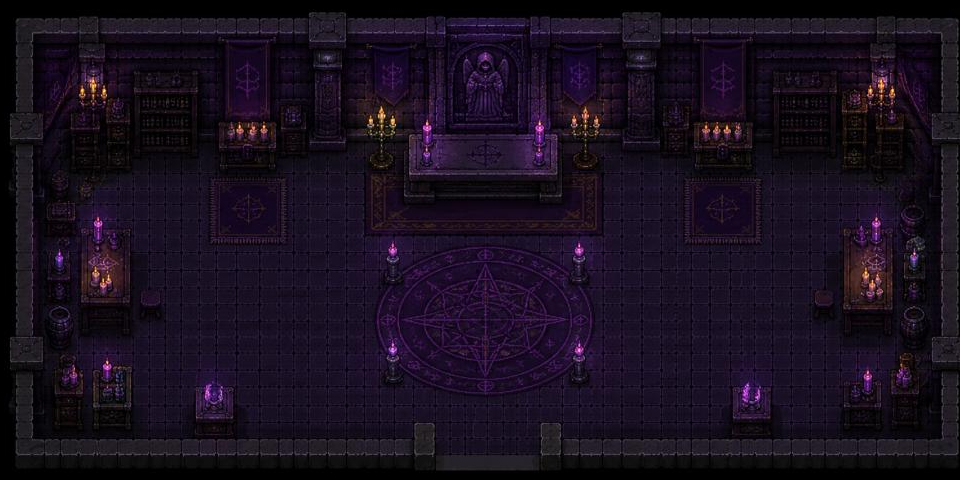

Rendered tile map (Tiled .tmx) drawn with the repository's tilesets; below, a short description and the full map source, tile grids included:
An orthogonal 30x15 tile map with 32x32 px tiles, 1 tile layer (wall), 2 hidden layers not drawn, 2 tilesets, 1 image layer and 4 objects (2x spawn, exit).

<map version="1.10" tiledversion="1.12.1" orientation="orthogonal" renderorder="right-down" width="30" height="15" tilewidth="32" tileheight="32" infinite="0" nextlayerid="11" nextobjectid="14">
 <tileset firstgid="1" source="../tilesets/tiny-dungeon.tsx" />
 <tileset firstgid="133" source="../tilesets/realm-tiles.tsx" />
 <layer id="8" name="ground" width="30" height="15" visible="0">
  <data encoding="csv">
134,134,134,134,134,134,134,134,134,134,134,138,138,138,138,138,138,138,134,134,134,134,134,134,134,134,134,134,134,134,
134,134,134,134,134,134,134,134,134,134,134,138,138,136,133,136,138,138,134,134,134,134,134,134,134,134,134,134,134,134,
134,134,134,134,134,134,134,134,134,134,134,138,138,136,133,136,138,138,134,134,134,134,134,134,134,134,134,134,134,134,
134,134,134,134,134,134,134,134,134,134,134,138,138,136,136,136,138,138,134,134,134,134,134,134,134,134,134,134,134,134,
134,134,134,134,134,134,134,134,134,134,134,138,138,138,138,138,138,138,134,134,134,134,134,134,134,134,134,134,134,134,
134,134,134,134,134,134,134,134,134,134,134,134,138,138,138,138,138,134,134,134,134,134,134,134,134,134,134,134,134,134,
134,134,134,134,137,137,134,134,134,134,134,134,134,134,134,134,134,134,134,134,137,137,134,134,134,134,134,134,134,134,
134,134,134,134,137,137,134,134,134,134,134,134,134,134,134,134,134,134,134,134,137,137,134,134,134,134,134,134,134,134,
134,134,134,134,135,135,137,137,134,134,134,134,134,134,134,134,134,134,137,137,135,135,134,134,134,134,134,134,134,134,
134,134,134,134,135,135,137,137,134,134,134,134,134,134,134,134,134,134,137,137,135,135,134,134,134,134,134,134,134,134,
134,134,134,134,134,137,137,134,134,134,134,134,134,134,134,134,134,134,134,137,137,134,134,134,134,134,134,134,134,134,
134,134,134,134,134,137,137,134,134,134,134,134,134,134,134,134,134,134,134,137,137,134,134,134,134,134,134,134,134,134,
134,134,134,134,134,137,137,134,134,134,134,134,134,134,134,134,134,134,134,137,137,134,134,134,134,134,134,134,134,134,
134,134,134,134,134,134,134,134,134,134,134,134,134,134,134,134,134,134,134,134,134,134,134,134,134,134,134,134,134,134,
134,134,134,134,134,134,134,134,134,134,134,134,134,134,134,134,134,134,134,134,134,134,134,134,134,134,134,134,134,134
</data>
 </layer>
 <layer id="5" name="decor" width="30" height="15" visible="0">
  <data encoding="csv">
0,0,0,0,0,0,0,0,0,0,0,0,0,0,0,0,0,0,0,0,0,0,0,0,0,0,0,0,0,0,
0,0,0,0,0,0,0,0,0,0,0,0,0,0,0,0,0,0,0,0,0,0,0,0,0,0,0,0,0,0,
0,0,0,0,0,0,0,0,0,0,0,0,0,0,0,0,0,0,0,0,0,0,0,0,0,0,0,0,0,0,
0,0,0,0,0,0,0,0,0,0,0,0,0,0,0,0,0,0,0,0,0,0,0,0,0,0,0,0,0,0,
0,0,0,0,0,0,0,0,0,0,0,0,0,0,0,0,0,0,0,0,0,0,0,0,0,0,0,0,0,0,
0,0,0,0,0,0,0,0,0,0,0,0,0,0,0,0,0,0,0,0,0,0,0,0,0,0,0,0,0,0,
0,0,0,0,0,0,0,0,0,0,0,0,0,0,0,0,0,0,0,0,0,0,0,0,0,0,0,0,0,0,
0,0,0,0,0,0,0,0,0,0,0,0,0,0,0,85,0,0,0,0,0,0,0,0,0,0,0,0,0,0,
0,0,0,0,0,0,0,0,0,0,0,0,0,0,0,0,0,0,0,0,0,0,0,0,0,0,0,0,0,0,
0,0,0,0,0,0,0,0,0,0,0,0,0,0,0,0,0,0,0,0,0,0,0,0,0,0,0,0,0,0,
0,0,0,0,0,0,0,0,0,0,0,0,0,0,0,0,0,0,0,0,0,0,0,0,0,0,0,0,0,0,
0,0,0,0,0,0,0,0,0,0,0,0,0,0,0,0,0,0,0,0,0,0,0,0,0,0,0,0,0,0,
0,0,0,0,0,0,0,0,0,0,0,0,0,0,0,0,0,0,0,0,0,0,0,0,0,0,0,0,0,0,
0,0,0,0,0,0,0,0,0,0,0,0,0,0,0,0,0,0,0,0,0,0,0,0,0,0,0,0,0,0,
0,0,0,0,0,0,0,0,0,0,0,0,0,0,0,0,0,0,0,0,0,0,0,0,0,0,0,0,0,0
</data>
 </layer>
 <layer id="4" name="wall" width="30" height="15">
  <data encoding="csv">
1,1,1,1,1,1,1,1,1,1,1,1,1,1,1,1,1,1,1,1,1,1,1,1,1,1,1,1,1,1,
1,1,1,1,1,1,1,1,1,1,1,1,1,1,1,1,1,1,1,1,1,1,1,1,1,1,1,1,1,1,
1,1,1,1,1,1,1,1,1,1,1,1,1,1,1,1,1,1,1,1,1,1,1,1,1,1,1,1,1,1,
1,1,1,1,1,1,1,1,1,0,0,0,0,0,0,0,0,0,0,0,1,1,1,1,1,1,1,1,1,1,
1,1,1,1,1,1,1,1,1,0,0,0,0,1,1,1,1,0,0,0,0,0,0,0,0,0,0,0,0,1,
1,0,0,0,0,0,0,0,0,0,0,0,0,1,1,1,1,0,0,0,0,0,0,0,0,0,0,0,0,1,
1,0,0,0,0,0,0,0,0,0,0,0,0,0,0,0,0,0,0,0,0,0,0,0,0,0,0,0,0,1,
1,0,1,1,0,0,0,0,0,0,0,0,0,0,0,0,0,0,0,0,0,0,0,0,0,0,1,1,0,1,
1,0,1,1,0,0,0,0,0,0,0,0,0,0,0,0,0,0,0,0,0,0,0,0,0,0,1,1,0,1,
1,0,1,1,0,0,0,0,0,0,0,0,0,0,0,0,0,0,0,0,0,0,0,0,0,0,1,1,0,1,
1,0,0,0,0,0,0,0,0,0,0,0,0,0,0,0,0,0,0,0,0,0,0,0,0,0,0,0,0,1,
1,0,0,0,0,0,0,0,0,0,0,0,0,0,0,0,0,0,0,0,0,0,0,0,0,0,0,0,0,1,
1,0,1,1,0,0,1,0,0,0,0,0,0,0,0,0,0,0,0,0,0,0,0,1,0,0,1,1,1,1,
1,0,0,0,0,0,0,0,0,0,0,0,0,0,0,0,0,0,0,0,0,0,0,0,0,0,1,1,1,1,
1,1,1,1,1,1,1,1,1,1,1,1,1,0,0,0,0,1,1,1,1,1,1,1,1,1,1,1,1,1
</data>
 </layer>
 <imagelayer id="10" name="view" offsetx="-12" offsety="-7.33333">
  <image source="../map_bg/hiddenshrine.jpg" width="1000" height="500" />
 </imagelayer>
 <objectgroup id="3" name="objects">
  <object id="1" name="spawn-south" type="spawn" x="456.724" y="366.365" width="63.4753" height="36.1809">
   <properties>
    <property name="direction" value="south" />
   </properties>
  </object>
  <object id="7" name="spawn-default" type="spawn" x="269.092" y="266.674" width="57.7625" height="63.4753">
   <properties>
    <property name="direction" value="default" />
   </properties>
  </object>
  <object id="13" x="694.86" y="187.915" width="41.8937" height="38.0852">
   <properties>
    <property name="npcId" value="hermit" />
    <property name="type" value="npc" />
   </properties>
  </object>
  <object id="11" name="exit-to-library" type="exit" x="446.092" y="421.022" width="85.0568" height="43.798">
   <properties>
    <property name="direction" value="south" />
    <property name="targetRoomId" value="library" />
   </properties>
  </object>
 </objectgroup>
</map>
